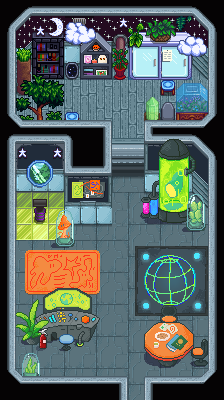

A 2D game scene composited from a Tiled map and its tileset images. What follows is a short description and the map's XML, with each tile layer's data collapsed to a summary:
An orthogonal 14x25 tile map with 16x16 px tiles, 4 tile layers (Back, Buildings, Front, AlwaysFront), 1 hidden layer not drawn, 4 tilesets and 11 objects (11x TileData).

<map version="1.10" tiledversion="1.10.2" orientation="orthogonal" renderorder="right-down" compressionlevel="0" width="14" height="25" tilewidth="16" tileheight="16" infinite="0" nextlayerid="11" nextobjectid="13">
 <properties>
  <property name="AmbientLight" value="170 190 90" />
  <property name="Light" value="7 13 4 11 13 4 5 1 4 7 20 4 9 20 4 7 23 4 9 23 4 2 9 4 2 11 4 2 13 4" />
  <property name="Music" value="WizardSong" />
  <property name="Warp" value="8 25 Forest 5 27" />
 </properties>
 <tileset firstgid="1" name="p" tilewidth="16" tileheight="16" tilecount="36" columns="4">
  <image source=".paths.png" width="64" height="144" />
 </tileset>
 <tileset firstgid="37" name="untitled tile sheet" tilewidth="16" tileheight="16" tilecount="2176" columns="32">
  <image source=".townInterior.png" width="512" height="1088" />
 </tileset>
 <tileset firstgid="2213" name="z_wizardinterior" tilewidth="16" tileheight="16" tilecount="306" columns="18">
  <image source="wizardinterior.png" width="288" height="280" />
  <tile id="136">
   <animation>
    <frame tileid="136" duration="2000" />
    <frame tileid="150" duration="1500" />
    <frame tileid="136" duration="1500" />
    <frame tileid="150" duration="2000" />
   </animation>
  </tile>
  <tile id="146">
   <animation>
    <frame tileid="146" duration="500" />
    <frame tileid="283" duration="500" />
    <frame tileid="284" duration="500" />
    <frame tileid="283" duration="500" />
    <frame tileid="284" duration="500" />
    <frame tileid="146" duration="500" />
    <frame tileid="283" duration="500" />
    <frame tileid="284" duration="500" />
   </animation>
  </tile>
  <tile id="148">
   <animation>
    <frame tileid="148" duration="500" />
    <frame tileid="285" duration="500" />
    <frame tileid="286" duration="500" />
    <frame tileid="285" duration="500" />
    <frame tileid="148" duration="500" />
    <frame tileid="285" duration="500" />
    <frame tileid="286" duration="1000" />
    <frame tileid="285" duration="1000" />
    <frame tileid="148" duration="1000" />
    <frame tileid="285" duration="1000" />
    <frame tileid="286" duration="1000" />
    <frame tileid="285" duration="1000" />
    <frame tileid="148" duration="1000" />
    <frame tileid="285" duration="500" />
    <frame tileid="148" duration="500" />
    <frame tileid="285" duration="500" />
    <frame tileid="286" duration="500" />
    <frame tileid="285" duration="500" />
    <frame tileid="148" duration="500" />
    <frame tileid="285" duration="500" />
    <frame tileid="286" duration="500" />
    <frame tileid="148" duration="1500" />
   </animation>
  </tile>
  <tile id="153">
   <animation>
    <frame tileid="153" duration="2000" />
    <frame tileid="168" duration="2000" />
    <frame tileid="153" duration="1000" />
    <frame tileid="168" duration="1000" />
   </animation>
  </tile>
  <tile id="154">
   <animation>
    <frame tileid="154" duration="2000" />
    <frame tileid="208" duration="2000" />
    <frame tileid="154" duration="1000" />
    <frame tileid="208" duration="1000" />
   </animation>
  </tile>
  <tile id="164">
   <animation>
    <frame tileid="164" duration="500" />
    <frame tileid="301" duration="500" />
    <frame tileid="302" duration="500" />
    <frame tileid="164" duration="500" />
    <frame tileid="301" duration="500" />
    <frame tileid="302" duration="500" />
    <frame tileid="301" duration="500" />
   </animation>
  </tile>
  <tile id="166">
   <animation>
    <frame tileid="166" duration="500" />
    <frame tileid="303" duration="500" />
    <frame tileid="304" duration="500" />
    <frame tileid="303" duration="500" />
    <frame tileid="166" duration="500" />
    <frame tileid="303" duration="500" />
    <frame tileid="304" duration="1000" />
    <frame tileid="303" duration="1000" />
    <frame tileid="166" duration="1000" />
    <frame tileid="303" duration="1000" />
    <frame tileid="304" duration="1000" />
    <frame tileid="303" duration="1000" />
    <frame tileid="166" duration="1000" />
    <frame tileid="303" duration="500" />
    <frame tileid="304" duration="500" />
    <frame tileid="303" duration="500" />
    <frame tileid="304" duration="500" />
    <frame tileid="303" duration="500" />
    <frame tileid="166" duration="500" />
    <frame tileid="303" duration="500" />
    <frame tileid="304" duration="500" />
    <frame tileid="166" duration="1500" />
   </animation>
  </tile>
  <tile id="171">
   <animation>
    <frame tileid="171" duration="1500" />
    <frame tileid="186" duration="1500" />
    <frame tileid="171" duration="1000" />
    <frame tileid="186" duration="1000" />
   </animation>
  </tile>
  <tile id="172">
   <animation>
    <frame tileid="172" duration="1500" />
    <frame tileid="226" duration="2000" />
    <frame tileid="172" duration="2000" />
    <frame tileid="226" duration="1500" />
   </animation>
  </tile>
  <tile id="218">
   <animation>
    <frame tileid="218" duration="500" />
    <frame tileid="220" duration="500" />
    <frame tileid="220" duration="500" />
    <frame tileid="218" duration="500" />
    <frame tileid="220" duration="500" />
    <frame tileid="202" duration="500" />
    <frame tileid="220" duration="500" />
    <frame tileid="218" duration="500" />
    <frame tileid="218" duration="500" />
    <frame tileid="218" duration="500" />
    <frame tileid="220" duration="500" />
   </animation>
  </tile>
 </tileset>
 <tileset firstgid="2519" name="z_furniture" tilewidth="16" tileheight="16" tilecount="2976" columns="32">
  <image source="furniture.png" width="512" height="1488" />
 </tileset>
 <layer id="1" name="Back" width="14" height="25">
  <data>[350 cells, 283 non-empty, 88 distinct tile ids]</data>
 </layer>
 <objectgroup id="5" name="Back" visible="0" />
 <layer id="2" name="Buildings" width="14" height="25">
  <data>[350 cells, 195 non-empty, 99 distinct tile ids]</data>
 </layer>
 <objectgroup id="6" name="Buildings">
  <object id="1" name="TileData" x="64" y="64" width="16" height="16">
   <properties>
    <property name="Action" value="WizardHatch" />
   </properties>
  </object>
  <object id="2" name="TileData" x="32" y="208" width="16" height="16">
   <properties>
    <property name="Action" value="WizardBook" />
   </properties>
  </object>
  <object id="3" name="TileData" x="96" y="64" width="16" height="16">
   <properties>
    <property name="Action" value="Message &quot;spaceship.3&quot;" />
   </properties>
  </object>
  <object id="4" name="TileData" x="80" y="64" width="16" height="16">
   <properties>
    <property name="Action" value="Message &quot;spaceship.3&quot;" />
   </properties>
  </object>
  <object id="5" name="TileData" x="160" y="64" width="16" height="16">
   <properties>
    <property name="Action" value="Message &quot;spaceship.4&quot;" />
   </properties>
  </object>
  <object id="6" name="TileData" x="64" y="336" width="16" height="16">
   <properties>
    <property name="Action" value="Message &quot;spaceship.5&quot;" />
   </properties>
  </object>
  <object id="7" name="TileData" x="48" y="336" width="16" height="16">
   <properties>
    <property name="Action" value="Message &quot;spaceship.5&quot;" />
   </properties>
  </object>
  </objectgroup>
 <layer id="3" name="Front" width="14" height="25">
  <data>[350 cells, 191 non-empty, 119 distinct tile ids]</data>
 </layer>
 <objectgroup id="7" name="Front" />
 <layer id="4" name="Paths" width="14" height="25" visible="0">
  <data>[350 cells, 30 non-empty, 2 distinct tile ids]</data>
 </layer>
 <objectgroup id="8" name="Paths" visible="0" />
 <layer id="9" name="AlwaysFront" width="14" height="25">
  <data>[350 cells, 1 non-empty, 1 distinct tile ids]</data>
 </layer>
 <objectgroup id="10" name="AlwaysFront" />
</map>
<!-- 4 of 11 objects omitted -->
